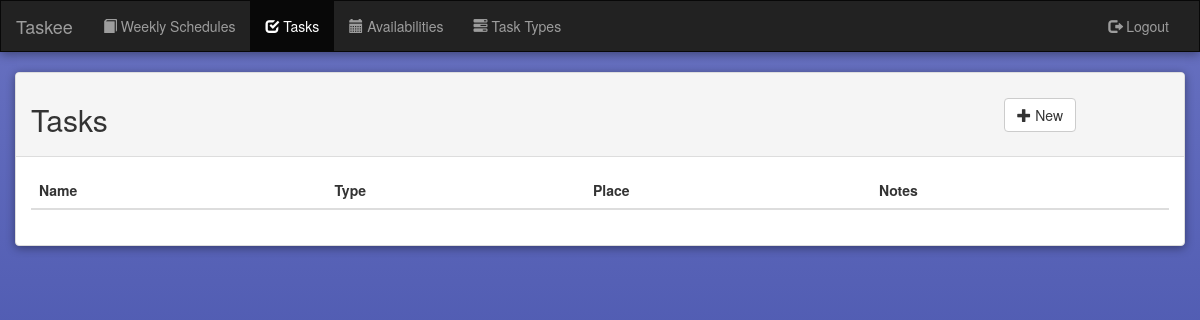
The page /task/ (signed in) on the database as committed earlier.
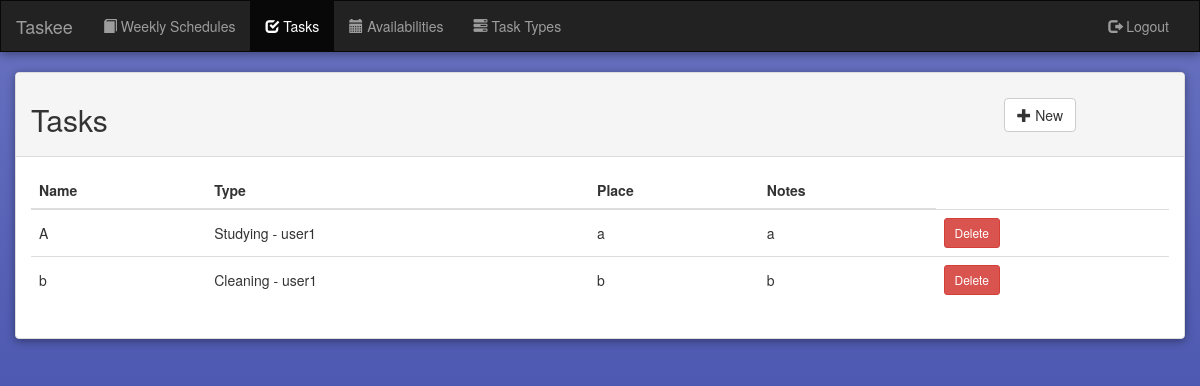
The same page on the database as committed later.
### taskmanager/models.py (models this page shows, shortened)
class Task(models.Model):
	user = models.ForeignKey(User, on_delete=models.CASCADE)
	name = models.CharField(max_length=250)
	type = models.ForeignKey(TaskTypeWeight, on_delete=models.CASCADE, default=1)
	place = models.CharField(max_length=250)
	notes = models.CharField(max_length=1000)

class TaskTypeWeight(models.Model):
	user = models.ForeignKey(User, on_delete=models.CASCADE)
	taskType = models.ForeignKey(TaskType, on_delete=models.CASCADE)
	weight = models.IntegerField(default=1)
	def __str__(self): return self.taskType.name + " - " + str(self.user)

class TaskType(models.Model):
	name = models.CharField(max_length=250)

### taskmanager/views.py (the view)
# urls.py: url(r'^task/$', views.TaskView.as_view(), name='taskView'),
class TaskView(LoginRequiredMixin, generic.ListView):
	template_name = 'taskmanager/taskView.html'
	context_object_name = 'task_list'
	login_url = LOGIN_URL
	def get_queryset(self):
		return Task.objects.filter(user=self.request.user)

### templates/taskmanager/taskView.html
{% extends 'listView.html' %}
{% block title %}Tasks{% endblock %}
{% block taskView %}active{% endblock %}
{% block addButtonHref %}{% url 'taskmanager:taskAdd' %}{% endblock %}
{% block fieldNames %}
	<th>Name</th>
	<th>Type</th>
	<th>Place</th>
	<th>Notes</th>
{% endblock %}
{% block tBody %}
	{% for task in task_list %}
		<tr>
			<td style="vertical-align: middle;">{{ task.name }}</td>
			<td style="vertical-align: middle;">{{ task.type }}</td>
			<td style="vertical-align: middle;">{{ task.place }}
			<td style="vertical-align: middle;">{{ task.notes }}</td>
			<td style="vertical-align: middle;">
				<a href="{% url 'taskmanager:taskDelete' task.pk %}">
					<button class="btn btn-sm btn-danger">Delete</button>
				</a>
			</td>
		</tr>
	{% endfor %}
{% endblock %}

Rows that differ between the two databases and show on the page:
added Task: name "A", type "Studying - user1", place "a", notes "a"
added Task: name "b", type "Cleaning - user1", place "b", notes "b"
